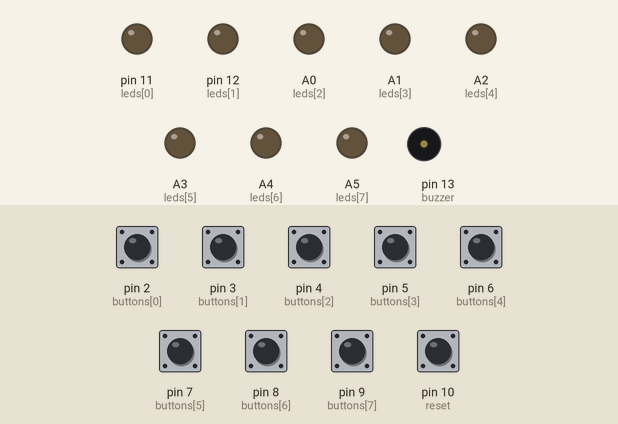
Simulated run of this sketch. Board: Arduino Nano, built with avr-gcc and run on an emulated ATmega328P. Shown: output pins drawn as LEDs (lit = HIGH), buzzer (waves = sounding, pin HIGH). The inputs (shaded band) are chosen by the test bench; at power-on: pin 2 (buttons[0]), pin 3 (buttons[1]), pin 4 (buttons[2]), pin 5 (buttons[3]), pin 6 (buttons[4]), pin 7 (buttons[5]), pin 8 (buttons[6]), pin 9 (buttons[7]), pin 10 (reset) HIGH.

Above: at 1.2 s.
1.3 s: pin 2 (buttons[0]) pulled LOW for 0.15 s
At 3.0 s:
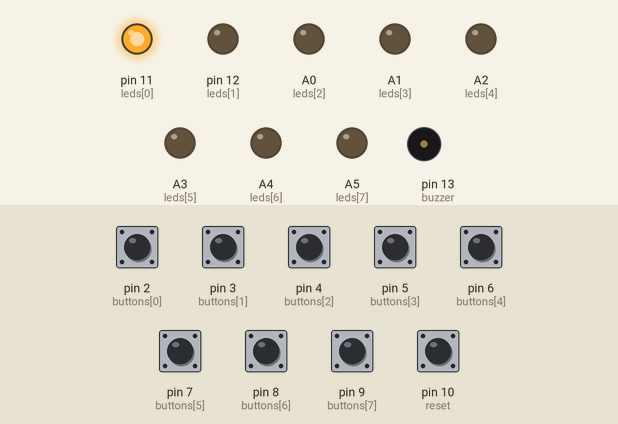
3.3 s: pin 10 (reset) pulled LOW for 0.15 s
At 4.4 s:
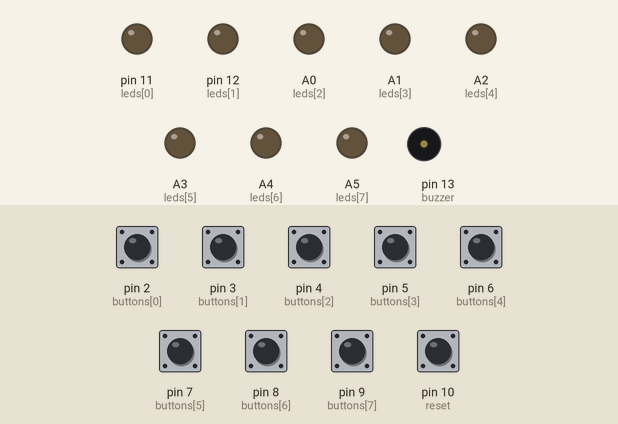
4.9 s: pin 3 (buttons[1]) pulled LOW for 0.15 s
At 6.0 s:
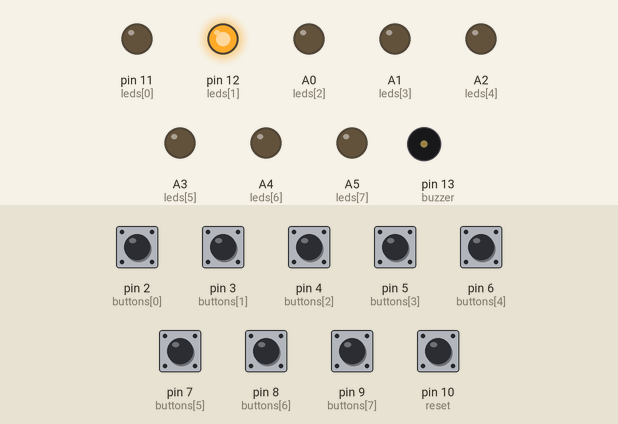
6.9 s: pin 10 (reset) pulled LOW for 1 s
At 8.3 s:
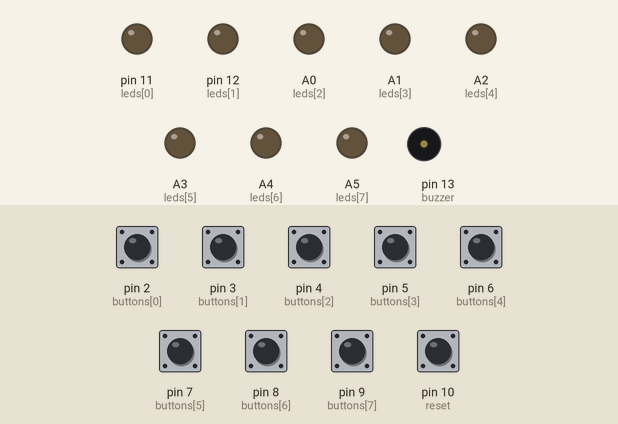
9.4 s: pin 4 (buttons[2]) pulled LOW for 0.15 s
At 10.6 s:
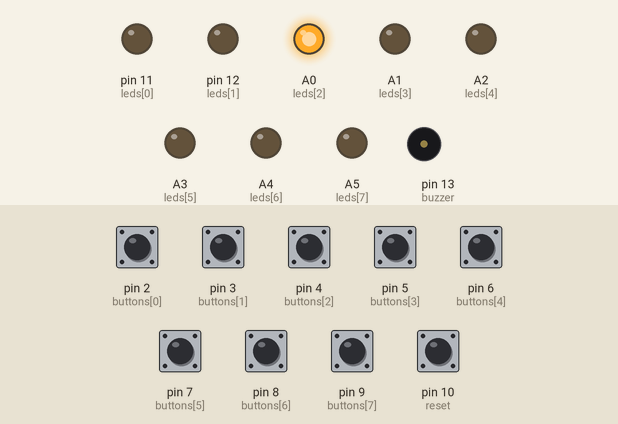
Timing chart, 0 to 12.4 s (numbered marks = the images above; inputs shaded):
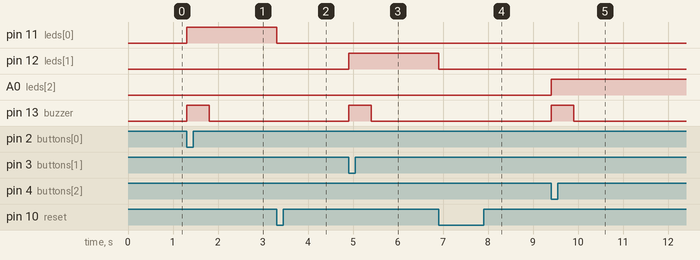

Measured:
- after the input at 1.3 s, pin 11 (leds[0]): LOW → HIGH at once; pin 13 (buzzer): LOW → HIGH at once, → LOW 0.50 s later
- after the input at 3.3 s, pin 11 (leds[0]): HIGH → LOW at once
- after the input at 4.9 s, pin 12 (leds[1]): LOW → HIGH at once; pin 13 (buzzer): LOW → HIGH at once, → LOW 0.50 s later
- after the input at 6.9 s, pin 12 (leds[1]): HIGH → LOW at once
- after the input at 9.4 s, A0 (leds[2]): LOW → HIGH at once; pin 13 (buzzer): LOW → HIGH at once, → LOW 0.50 s later

The sketch:

uni_challenge.ino
```cpp
// buttons. index position refers to LED array
int buttons[] = { 2, 3, 4, 5, 6, 7, 8, 9 };

int num_buttons = 8;

// Master Reset button
int reset = 10;

// LEDs - must have same number of elements as buttons
int leds[] = { 11, 12, A0, A1, A2, A3, A4, A5, A6 };

// Are we latched?
boolean latched = false;
int current_led = 0;

// buzzer
int buzzer = 13;

void setup() {
  int i;

  for (i = 0; i < num_buttons; i++) {
    pinMode(buttons[i], INPUT_PULLUP);
    pinMode(leds[i], OUTPUT);
    digitalWrite(leds[i],LOW);
  }

  pinMode(reset, INPUT_PULLUP);
  pinMode(buzzer, OUTPUT);
  digitalWrite(buzzer, LOW);
}

// the loop routine runs over and over again forever:
void loop() {
  if (latched) {
    if (digitalRead(reset) == LOW) {
      latched = false;
      digitalWrite(current_led, LOW);
    }
  }
  else {
    int i;

    for (i = 0; i < num_buttons; i++) {
      if (digitalRead(buttons[i]) == LOW) {
        // button pressed!
        latched = true;
        digitalWrite(leds[i], HIGH);
        current_led = leds[i];
        // sound buzzer
        digitalWrite(buzzer, HIGH);
        delay(500);
        digitalWrite(buzzer, LOW);
        break;
      }
    }
  }
}
```
